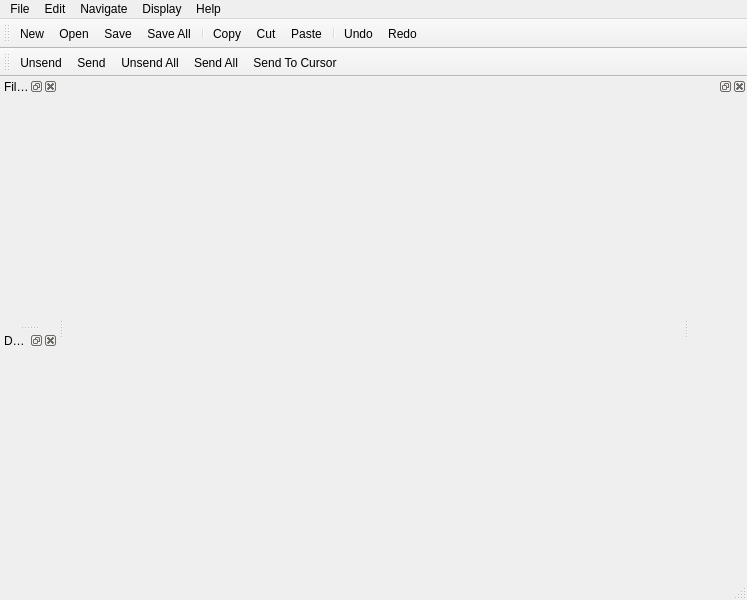
<?xml version="1.0" encoding="UTF-8"?>
<ui version="4.0">
 <class>MainWindowClass</class>
 <widget class="QMainWindow" name="MainWindowClass">
  <property name="geometry">
   <rect>
    <x>0</x>
    <y>0</y>
    <width>747</width>
    <height>600</height>
   </rect>
  </property>
  <property name="windowTitle">
   <string>MainWindow</string>
  </property>
  <widget class="QWidget" name="centralWidget">
   <layout class="QVBoxLayout" name="verticalLayout">
    <property name="spacing">
     <number>2</number>
    </property>
   </layout>
  </widget>
  <widget class="QMenuBar" name="menuBar">
   <property name="geometry">
    <rect>
     <x>0</x>
     <y>0</y>
     <width>747</width>
     <height>24</height>
    </rect>
   </property>
   <widget class="QMenu" name="menuFile">
    <property name="title">
     <string>File</string>
    </property>
    <widget class="QMenu" name="menuRecent">
     <property name="title">
      <string>Recent</string>
     </property>
     <addaction name="actionNoRecentFile"/>
    </widget>
    <addaction name="actionNew"/>
    <addaction name="actionOpen"/>
    <addaction name="menuRecent"/>
    <addaction name="actionClose"/>
    <addaction name="actionCloseAll"/>
    <addaction name="separator"/>
    <addaction name="actionSave"/>
    <addaction name="actionSaveAs"/>
    <addaction name="actionSaveAll"/>
    <addaction name="separator"/>
    <addaction name="actionQuit"/>
   </widget>
   <widget class="QMenu" name="menuEdit">
    <property name="title">
     <string>Edit</string>
    </property>
    <widget class="QMenu" name="menuCode">
     <property name="title">
      <string>Code</string>
     </property>
     <addaction name="actionComment"/>
     <addaction name="actionUncomment"/>
     <addaction name="actionCommentLines"/>
     <addaction name="actionUncommentLines"/>
     <addaction name="actionIndent"/>
     <addaction name="actionUnindent"/>
    </widget>
    <addaction name="actionSelectAll"/>
    <addaction name="actionCopy"/>
    <addaction name="actionCut"/>
    <addaction name="actionPaste"/>
    <addaction name="separator"/>
    <addaction name="actionUndo"/>
    <addaction name="actionRedo"/>
    <addaction name="separator"/>
    <addaction name="actionSearch"/>
    <addaction name="actionSearchNext"/>
    <addaction name="actionReplace"/>
    <addaction name="actionGoToLine"/>
    <addaction name="separator"/>
    <addaction name="menuCode"/>
    <addaction name="separator"/>
    <addaction name="actionSettings"/>
    <addaction name="actionResetSettings"/>
   </widget>
   <widget class="QMenu" name="menuAbout">
    <property name="title">
     <string>Help</string>
    </property>
    <addaction name="actionAbout"/>
    <addaction name="actionDocumentation"/>
   </widget>
   <widget class="QMenu" name="menuNavigate">
    <property name="title">
     <string>Navigate</string>
    </property>
    <addaction name="actionSend"/>
    <addaction name="actionUnsend"/>
    <addaction name="actionUnsendAll"/>
    <addaction name="actionSendAll"/>
    <addaction name="actionSendToCursor"/>
    <addaction name="separator"/>
    <addaction name="actionInterrupt"/>
    <addaction name="actionRestart"/>
   </widget>
   <widget class="QMenu" name="menuDisplay">
    <property name="title">
     <string>Display</string>
    </property>
    <addaction name="actionOpenedDocuments"/>
    <addaction name="actionFileBrowser"/>
    <addaction name="actionDocumentationPanel"/>
   </widget>
   <addaction name="menuFile"/>
   <addaction name="menuEdit"/>
   <addaction name="menuNavigate"/>
   <addaction name="menuDisplay"/>
   <addaction name="menuAbout"/>
  </widget>
  <widget class="QToolBar" name="mainToolBar">
   <property name="iconSize">
    <size>
     <width>24</width>
     <height>24</height>
    </size>
   </property>
   <property name="toolButtonStyle">
    <enum>Qt::ToolButtonTextUnderIcon</enum>
   </property>
   <attribute name="toolBarArea">
    <enum>TopToolBarArea</enum>
   </attribute>
   <attribute name="toolBarBreak">
    <bool>false</bool>
   </attribute>
   <addaction name="actionNew"/>
   <addaction name="actionOpen"/>
   <addaction name="actionSave"/>
   <addaction name="actionSaveAll"/>
   <addaction name="separator"/>
   <addaction name="actionCopy"/>
   <addaction name="actionCut"/>
   <addaction name="actionPaste"/>
   <addaction name="separator"/>
   <addaction name="actionUndo"/>
   <addaction name="actionRedo"/>
  </widget>
  <widget class="QStatusBar" name="statusBar"/>
  <widget class="QToolBar" name="toolBarCoq">
   <property name="iconSize">
    <size>
     <width>24</width>
     <height>24</height>
    </size>
   </property>
   <property name="toolButtonStyle">
    <enum>Qt::ToolButtonTextUnderIcon</enum>
   </property>
   <attribute name="toolBarArea">
    <enum>TopToolBarArea</enum>
   </attribute>
   <attribute name="toolBarBreak">
    <bool>true</bool>
   </attribute>
   <addaction name="actionUnsend"/>
   <addaction name="actionSend"/>
   <addaction name="actionUnsendAll"/>
   <addaction name="actionSendAll"/>
   <addaction name="actionSendToCursor"/>
  </widget>
  <widget class="QDockWidget" name="dockFileBrowser">
   <property name="windowTitle">
    <string>File Browser</string>
   </property>
   <attribute name="dockWidgetArea">
    <number>1</number>
   </attribute>
   <widget class="QWidget" name="dockWidgetContents"/>
  </widget>
  <widget class="QDockWidget" name="dockOpenedDocuments">
   <property name="windowTitle">
    <string>Documents</string>
   </property>
   <attribute name="dockWidgetArea">
    <number>1</number>
   </attribute>
   <widget class="QWidget" name="dockWidgetContents_2"/>
  </widget>
  <widget class="QDockWidget" name="dockDocumentation">
   <attribute name="dockWidgetArea">
    <number>2</number>
   </attribute>
   <widget class="DocumentationWidget" name="documentationPanel"/>
  </widget>
  <action name="actionOpen">
   <property name="text">
    <string>Open</string>
   </property>
  </action>
  <action name="actionClose">
   <property name="text">
    <string>Close</string>
   </property>
  </action>
  <action name="actionCloseAll">
   <property name="text">
    <string>Close All</string>
   </property>
  </action>
  <action name="actionSave">
   <property name="text">
    <string>Save</string>
   </property>
  </action>
  <action name="actionSaveAll">
   <property name="text">
    <string>Save All</string>
   </property>
  </action>
  <action name="actionQuit">
   <property name="text">
    <string>Quit</string>
   </property>
  </action>
  <action name="actionCopy">
   <property name="text">
    <string>Copy</string>
   </property>
  </action>
  <action name="actionCut">
   <property name="text">
    <string>Cut</string>
   </property>
  </action>
  <action name="actionPaste">
   <property name="text">
    <string>Paste</string>
   </property>
  </action>
  <action name="actionAbout">
   <property name="text">
    <string>About Coquille</string>
   </property>
  </action>
  <action name="actionSend">
   <property name="text">
    <string>Send</string>
   </property>
  </action>
  <action name="actionUnsend">
   <property name="text">
    <string>Unsend</string>
   </property>
  </action>
  <action name="actionUndo">
   <property name="text">
    <string>Undo</string>
   </property>
  </action>
  <action name="actionRedo">
   <property name="text">
    <string>Redo</string>
   </property>
  </action>
  <action name="actionSelectAll">
   <property name="text">
    <string>Select All</string>
   </property>
  </action>
  <action name="actionSaveAs">
   <property name="text">
    <string>Save As</string>
   </property>
  </action>
  <action name="actionNew">
   <property name="text">
    <string>New</string>
   </property>
  </action>
  <action name="actionComment">
   <property name="text">
    <string>Comment Selection</string>
   </property>
  </action>
  <action name="actionUncomment">
   <property name="text">
    <string>Uncomment Selection</string>
   </property>
  </action>
  <action name="actionIndent">
   <property name="text">
    <string>Indent Line</string>
   </property>
  </action>
  <action name="actionUnindent">
   <property name="text">
    <string>Unindent Line</string>
   </property>
  </action>
  <action name="actionSearch">
   <property name="text">
    <string>Search</string>
   </property>
   <property name="toolTip">
    <string>Search</string>
   </property>
  </action>
  <action name="actionSearchNext">
   <property name="text">
    <string>Search Next</string>
   </property>
   <property name="toolTip">
    <string>Search</string>
   </property>
  </action>
  <action name="actionReplace">
   <property name="text">
    <string>Replace</string>
   </property>
  </action>
  <action name="actionCommentLines">
   <property name="text">
    <string>Comment Lines</string>
   </property>
  </action>
  <action name="actionUncommentLines">
   <property name="text">
    <string>Uncomment Lines</string>
   </property>
  </action>
  <action name="actionNoRecentFile">
   <property name="text">
    <string>No recent file</string>
   </property>
  </action>
  <action name="actionSettings">
   <property name="text">
    <string>Settings</string>
   </property>
  </action>
  <action name="actionDocuments">
   <property name="text">
    <string>Documents</string>
   </property>
  </action>
  <action name="actionFile_Browser">
   <property name="text">
    <string>File Browser</string>
   </property>
  </action>
  <action name="actionShowDocks">
   <property name="checkable">
    <bool>true</bool>
   </property>
   <property name="text">
    <string>Docks</string>
   </property>
  </action>
  <action name="actionOpenedDocuments">
   <property name="checkable">
    <bool>true</bool>
   </property>
   <property name="text">
    <string>Opened Documents</string>
   </property>
  </action>
  <action name="actionUnsendAll">
   <property name="text">
    <string>Unsend All</string>
   </property>
  </action>
  <action name="actionSendAll">
   <property name="text">
    <string>Send All</string>
   </property>
  </action>
  <action name="actionSendToCursor">
   <property name="text">
    <string>Send To Cursor</string>
   </property>
  </action>
  <action name="actionFileBrowser">
   <property name="checkable">
    <bool>true</bool>
   </property>
   <property name="text">
    <string>File Browser</string>
   </property>
  </action>
  <action name="actionInterrupt">
   <property name="text">
    <string>Interrupt</string>
   </property>
  </action>
  <action name="actionRestart">
   <property name="text">
    <string>Restart</string>
   </property>
  </action>
  <action name="actionGoToLine">
   <property name="text">
    <string>Go To Line</string>
   </property>
  </action>
  <action name="actionResetSettings">
   <property name="text">
    <string>Reset Settings</string>
   </property>
  </action>
  <action name="actionDocumentation">
   <property name="text">
    <string>Documentation</string>
   </property>
  </action>
  <action name="actionDocumentation_on_this">
   <property name="text">
    <string>Documentation on this</string>
   </property>
  </action>
  <action name="actionDocumentationPanel">
   <property name="checkable">
    <bool>true</bool>
   </property>
   <property name="text">
    <string>Documentation Panel</string>
   </property>
  </action>
 </widget>
 <layoutdefault spacing="6" margin="11"/>
 <customwidgets>
  <customwidget>
   <class>DocumentationWidget</class>
   <extends>QWidget</extends>
   <header>documentationwidget.h</header>
   <container>1</container>
  </customwidget>
 </customwidgets>
 <resources/>
 <connections/>
</ui>
